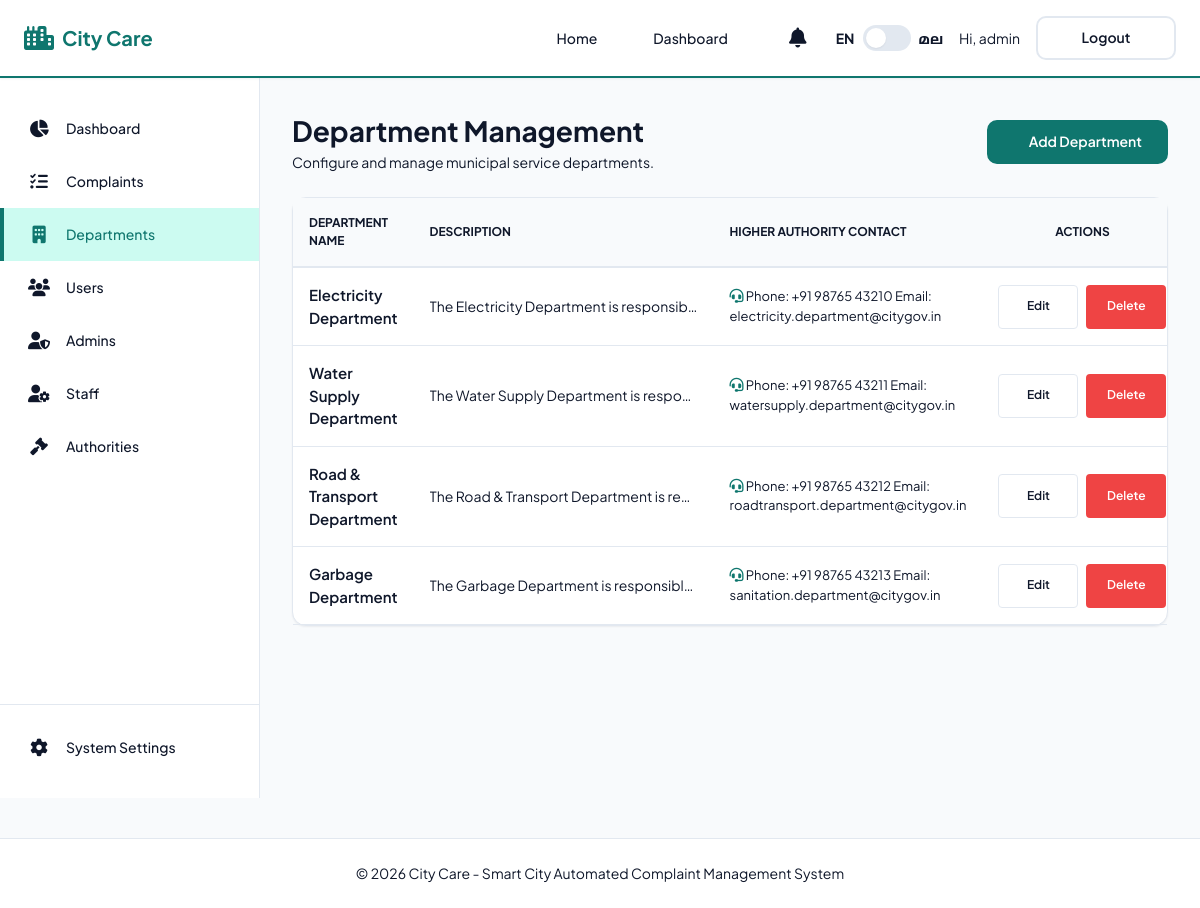
Page /dashboard/departments/ (signed in) on the earlier database version.
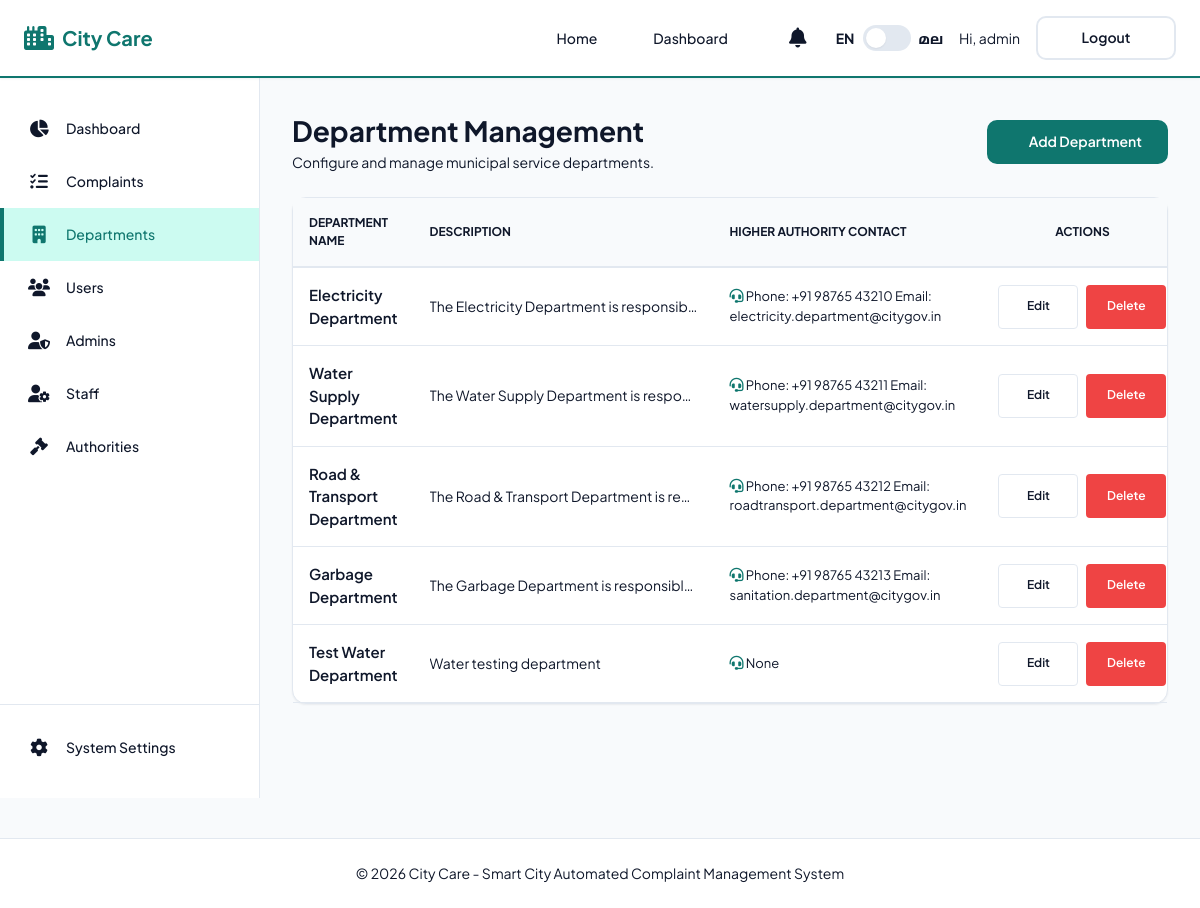
Same page on the later database version.
### complaints/models.py (models this page shows, shortened)
class Department(models.Model):
    name = models.CharField(_("name"), max_length=100, unique=True)
    description = models.TextField(_("description"), blank=True)
    authority_name = models.CharField(_("authority name"), max_length=150, blank=True, null=True)
    authority_phone = models.CharField(_("authority phone"), max_length=15, blank=True, null=True)
    authority_email = models.EmailField(_("authority email"), blank=True, null=True)
    authority_designation = models.CharField(_("authority designation"), max_length=150, blank=True, null=True)
    higher_authority_name = models.CharField(_("higher authority name"), max_length=150, blank=True, null=True)
    higher_authority_phone = models.CharField(_("higher authority phone"), max_length=15, blank=True, null=True)
    higher_authority_email = models.EmailField(_("higher authority email"), blank=True, null=True)
    higher_authority_designation = models.CharField(_("higher authority designation"), max_length=150, blank=True, null=True)
    higher_authority_contact = models.TextField(_("higher authority contact"), help_text=_("Contact info for higher authority if complaint is overdue"), blank=True, null=True)

### dashboard/views.py (the view)
# urls.py: path('departments/', views.departments_admin, name='departments_admin'),
@superadmin_required
def departments_admin(request):
    departments = Department.objects.all()
    return render(request, 'dashboard/departments_admin.html', {'departments': departments})

### complaints/context_processors.py (called while the page is built)
def notifications(request):
    if request.user.is_authenticated:
        unread_count = request.user.notifications.filter(is_read=False).count()
        recent_notifications = request.user.notifications.all()[:5]
        return {
            'unread_notifications_count': unread_count,
            'recent_notifications': recent_notifications,
            'is_staff_user': hasattr(request.user, 'departmentstaff')
        }
    return {}

### templates/dashboard/departments_admin.html (shortened to what this page needs)
{% extends 'dashboard/dashboard_base.html' %}
{% load i18n %}
{% block admin_content %}
<div class="flex-between mb-4">
    <div>
        <h1 style="font-size: 1.75rem; font-weight: 700;">{% trans 'Department Management' %}</h1>
        <p style="color: var(--text-muted); font-size: 0.875rem;">{% trans 'Configure and manage municipal service departments.' %}</p>
    </div>
    <a href="{% url 'add_department' %}" class="btn btn-primary">
         {% trans 'Add Department' %}
    </a>
</div>
<div class="card p-0">
    <div style="overflow-x: auto;">
        <table style="width: 100%; border-collapse: collapse;">
            <thead style="background: #f8fafc; border-bottom: 2px solid var(--border-color);">
                <tr>
                    <th style="padding: 1rem; text-align: left; font-size: 0.75rem; font-weight: 700; text-transform: uppercase; color: var(--text-muted);">{% trans 'Department Name' %}</th>
                    <th style="padding: 1rem; text-align: left; font-size: 0.75rem; font-weight: 700; text-transform: uppercase; color: var(--text-muted);">{% trans 'Description' %}</th>
                    <th style="padding: 1rem; text-align: left; font-size: 0.75rem; font-weight: 700; text-transform: uppercase; color: var(--text-muted);">{% trans 'Higher Authority Contact' %}</th>
                    <th style="padding: 1rem; text-align: center; font-size: 0.75rem; font-weight: 700; text-transform: uppercase; color: var(--text-muted);">{% trans 'Actions' %}</th>
                </tr>
            </thead>
            <tbody>
                {% for d in departments %}
                <tr style="border-bottom: 1px solid var(--border-color);">
                    <td style="padding: 1rem; font-weight: 600; font-size: 0.9375rem;">{{ d.name }}</td>
                    <td style="padding: 1rem; font-size: 0.875rem; color: var(--text-muted); max-width: 300px;">
                        <div style="white-space: nowrap; overflow: hidden; text-overflow: ellipsis;">{{ d.description }}</div>
                    </td>
                    <td style="padding: 1rem; font-size: 0.8125rem;">
                        <i class="fa-solid fa-headset small" style="color: var(--primary-color);"></i> {{ d.higher_authority_contact }}
                    </td>
                    <td style="padding: 1rem;">
                        <div style="display: flex; align-items: center; justify-content: center; gap: 0.5rem;">
                            <a href="{% url 'edit_department' d.pk %}" class="btn btn-secondary btn-sm"
                               style="text-decoration: none; display: inline-flex; align-items: center; justify-content: center; min-width: 80px; height: 32px; font-size: 0.75rem; padding: 0.25rem 0.5rem; border-radius: 0.25rem; border: 1px solid var(--border-color); background-color: white; color: var(--text-color);">
                                {% trans 'Edit' %}
                            </a>
                            <form action="{% url 'delete_department' d.pk %}" method="post" style="margin: 0; display: inline-flex;"
                                  onsubmit="return confirm('{% trans 'Are you sure you want to delete this department? This action cannot be undone.' %}')">
                                <button type="submit" class="btn btn-danger btn-sm"
                                        style="background-color: #ef4444; border-color: #ef4444; color: white; min-width: 80px; height: 32px; display: inline-flex; align-items: center; justify-content: center; cursor: pointer; border-style: solid; font-size: 0.75rem; padding: 0.25rem 0.5rem; border-radius: 0.25rem;">
                                    {% trans 'Delete' %}
                                </button>
                            </form>
                        </div>
                    </td>
                </tr>
                {% empty %}
                <tr>
                    <td colspan="4" style="padding: 2rem; text-align: center; color: var(--text-muted);">{% trans 'No departments initialized.' %}</td>
                </tr>
                {% endfor %}
            </tbody>
        </table>
    </div>
</div>
{% endblock %}

Differences in the rows shown:
added Department: name "Test Water Department", description "Water testing department", higher_authority_contact "None"
